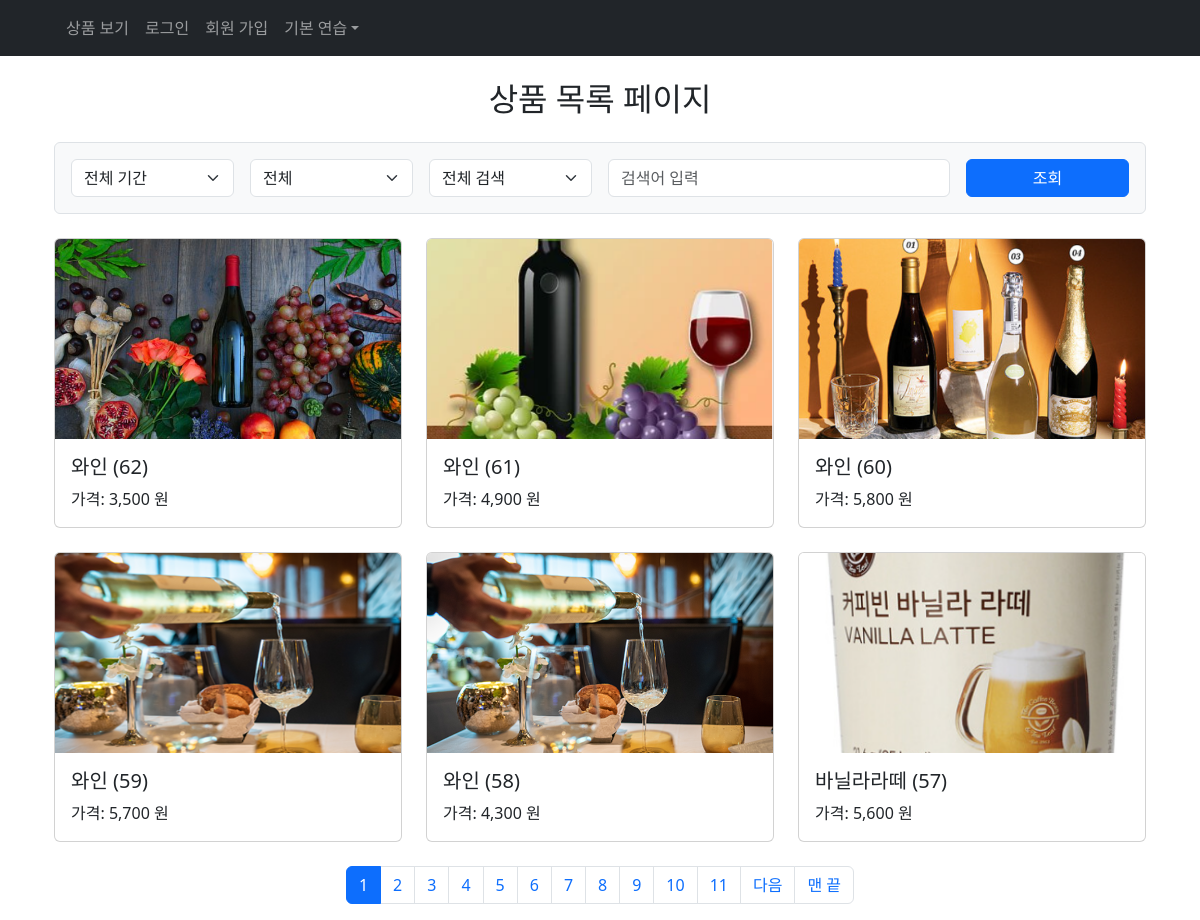
The page /product/list/ on the database its author committed.
### product/models.py (models this page shows, shortened)
class Product(models.Model):
    id = models.AutoField(primary_key=True)
    name = models.CharField(max_length=255, null=False, blank=False)
    price = models.IntegerField(validators=[MinValueValidator(100)], null=False)
    category = models.CharField(max_length=20, choices=Category.choices, null=False)
    stock = models.IntegerField(validators=[MinValueValidator(10), MaxValueValidator(1000)], null=False)
    image = models.ImageField(upload_to='product_images/')
    description = models.TextField(max_length=1000, null=False, blank=False)
    inputdate = models.DateField(null=True, blank=True)
    class Meta:
        db_table = "products"

### product/views.py (the view, shortened to what this page needs)
# urls.py: path('list/', views.product_list, name='product_list'),
def product_list(request):
    page_number = int(request.GET.get('pageNumber', 0))
    page_size = int(request.GET.get('pageSize', 6))
    searchDateType = request.GET.get('searchDateType', 'all')
    category = request.GET.get('category', 'ALL')
    searchMode = request.GET.get('searchMode', 'ALL')
    searchKeyword = request.GET.get('searchKeyword', '')
    products = Product.objects.all().order_by('-id')
    if category != "ALL":
        products = products.filter(category=category)
    total_count = products.count()
    total_pages = ceil(total_count / page_size)
    start = page_number * page_size
    end = start + page_size
    paged_products = products[start:end]
    page_range = range(0, total_pages)
    context = {
        "products": paged_products,
        "total": total_count,
        "page_number": page_number,
        "page_size": page_size,
        "total_pages": total_pages,
        "page_range": page_range,
        "category": category,
        "searchDateType": searchDateType,
        "searchMode": searchMode,
        "searchKeyword": searchKeyword,
    }
    return render(request, "product/product_list.html", context)

### templates/product/product_list.html (shortened to what this page needs)
{% extends "header.html" %}
{% load humanize %}
{% block content %}
<div class="container mt-4">
    <h2 class="mb-4 text-center">상품 목록 페이지</h2>
    <form method="get" class="p-3 border rounded mb-4 bg-light">
        <div class="row g-3">
            <div class="col-md-2">
                <select name="searchDateType" class="form-select">
                    <option value="all" {% if request.GET.searchDateType == "all" %}selected{% endif %}>전체 기간</option>
                </select>
            </div>
            <div class="col-md-2">
                <select name="category" class="form-select">
                    <option value="ALL" {% if request.GET.category == "ALL" %}selected{% endif %}>전체</option>
                </select>
            </div>
            <div class="col-md-2">
                <select name="searchMode" class="form-select">
                    <option value="ALL" {% if request.GET.searchMode == "ALL" %}selected{% endif %}>전체 검색</option>
                </select>
            </div>
            <div class="col-md-4">
                <input type="text"
                       name="searchKeyword"
                       placeholder="검색어 입력"
                       class="form-control"
                       value="{{ request.GET.searchKeyword }}">
            </div>
            <div class="col-md-2">
                <button type="submit" class="btn btn-primary w-100">조회</button>
            </div>
        </div>
    </form>
    <div class="row">
        {% for product in products %}
        <div class="col-md-4 mb-4">
            <div class="card h-100" onclick="location.href='{% url 'product:detail' product.id %}'" style="cursor: pointer;">
                {% if product.image %}
                    <img src="/media/{{ product.image }}"
                         class="card-img-top"
                         style="height: 200px; object-fit: cover;">
                {% else %}
                    <img src="/static/noimage.png"
                         class="card-img-top"
                         style="height: 200px; object-fit: cover;">
                {% endif %}
                <div class="card-body">
                    <h5 class="card-title">{{ product.name }} ({{ product.id }})</h5>
                    <p class="card-text">
                        가격: {{ product.price|intcomma }} 원
                    </p>
                </div>
            </div>
        </div>
        {% endfor %}
    </div>
    <nav>
        <ul class="pagination justify-content-center">
            {% for p in page_range %}
            <li class="page-item {% if page_number == p %}active{% endif %}">
                <a class="page-link"
                   href="?pageNumber={{ p }}&pageSize={{ page_size }}&searchDateType={{ searchDateType }}&category={{ category }}&searchMode={{ searchMode }}&searchKeyword={{ searchKeyword }}">
                    {{ p|add:1 }}
                </a>
            </li>
            {% endfor %}
            {% if page_number < total_pages|add:-1 %}
            <li class="page-item">
                <a class="page-link"
                   href="?pageNumber={{ page_number|add:1 }}&pageSize={{ page_size }}&searchDateType={{ searchDateType }}&category={{ category }}&searchMode={{ searchMode }}&searchKeyword={{ searchKeyword }}">
                    다음
                </a>
            </li>
            <li class="page-item">
                <a class="page-link"
                   href="?pageNumber={{ total_pages|add:-1 }}&pageSize={{ page_size }}&searchDateType={{ searchDateType }}&category={{ category }}&searchMode={{ searchMode }}&searchKeyword={{ searchKeyword }}">
                    맨 끝
                </a>
            </li>
            {% endif %}
        </ul>
    </nav>
</div>
{% endblock %}

### templates/header.html (shortened to what this page needs)
{% load static %}
<!DOCTYPE html>
<html lang="en">
<head>
    <link href="https://cdn.jsdelivr.net/npm/bootstrap@5.3.0/dist/css/bootstrap.min.css" rel="stylesheet">
</head>
<body>
<nav class="navbar navbar-expand-lg navbar-dark bg-dark">
    <div class="container">
        <div class="collapse navbar-collapse" id="navbarNav">
            <ul class="navbar-nav me-auto">
                <li class="nav-item">
                    <a class="nav-link" href="{% url 'product:product_list' %}">상품 보기</a>
                </li>
                {% if user.is_authenticated %}
                    {% if user.profile.role == 'ADMIN' %}
                        <li class="nav-item">
                            <a class="nav-link" href="#">상품 등록</a>
                        </li>
                        <li class="nav-item">
                            <a class="nav-link" href="{% url 'order:order_list' %}">주문 내역</a>
                        </li>
                    {% elif user.profile.role == 'USER' %}
                        <li class="nav-item">
                            <a class="nav-link" href="{% url 'cart:cart_list' request.user.id %}">장바구니</a>
                        </li>
                        <li class="nav-item">
                            <a class="nav-link" href="{% url 'order:order_list' %}">주문 내역</a>
                        </li>
                    {% endif %}
                    <li class="nav-item">
                        <a class="nav-link" href="{% url 'member:logout' %}">로그 아웃</a>
                    </li>
                {% else %}
                    <li class="nav-item">
                        <a class="nav-link" href="{% url 'member:login' %}">로그인</a>
                    </li>
                    <li class="nav-item">
                        <a class="nav-link" href="{% url 'member:signup' %}">회원 가입</a>
                    </li>
                {% endif %}
                <li class="nav-item dropdown">
                    <a class="nav-link dropdown-toggle" href="#" role="button" data-bs-toggle="dropdown">기본 연습</a>
                </li>
            </ul>
        </div>
    </div>
</nav>
<div class="container mt-4">
    {% block content %}{% endblock %}
</div>
</body>
</html>

### rows shown on the page
Product: image (picture), name "와인", id "62", price "3,500"
Product: image (picture), name "와인", id "61", price "4,900"
Product: image (picture), name "와인", id "60", price "5,800"
Product: image (picture), name "와인", id "59", price "5,700"
Product: image (picture), name "와인", id "58", price "4,300"
Product: image (picture), name "바닐라라떼", id "57", price "5,600"

### other values the page prints
{{ p|add:1 }} "1" "2" "3" "4" "5" "6" "7" "8" "9" "10" "11"
